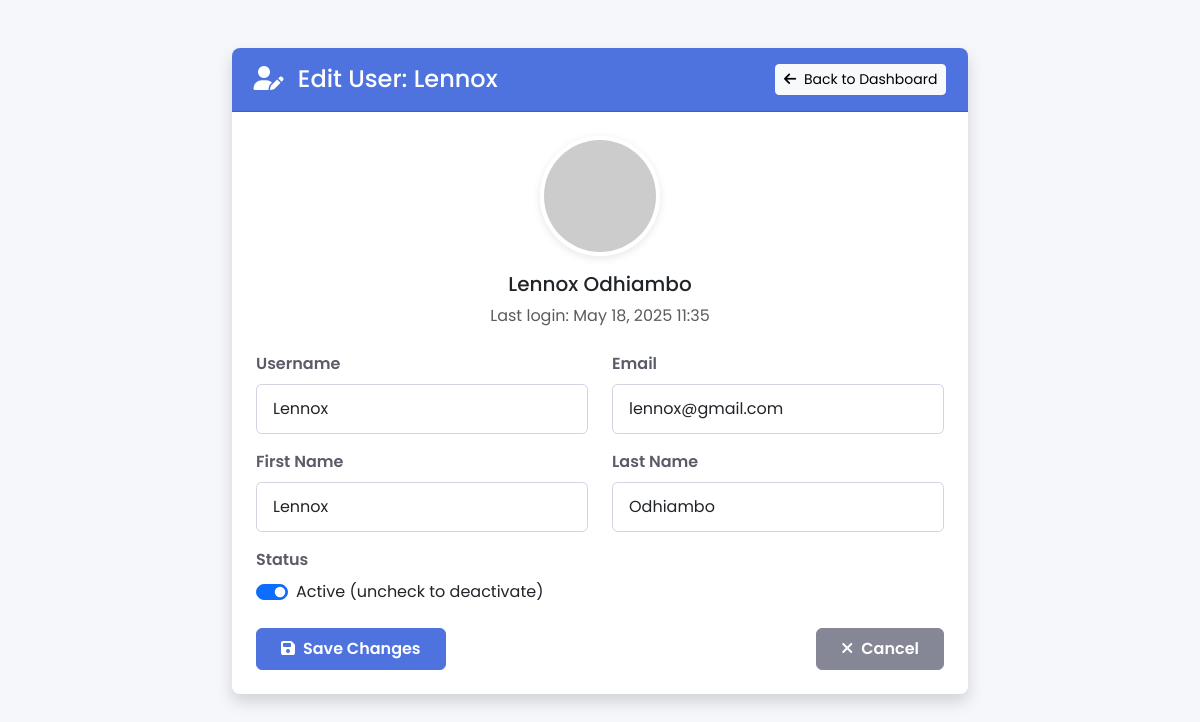
/edit-user/4/ (signed in), run on an earlier commit of the app's database.
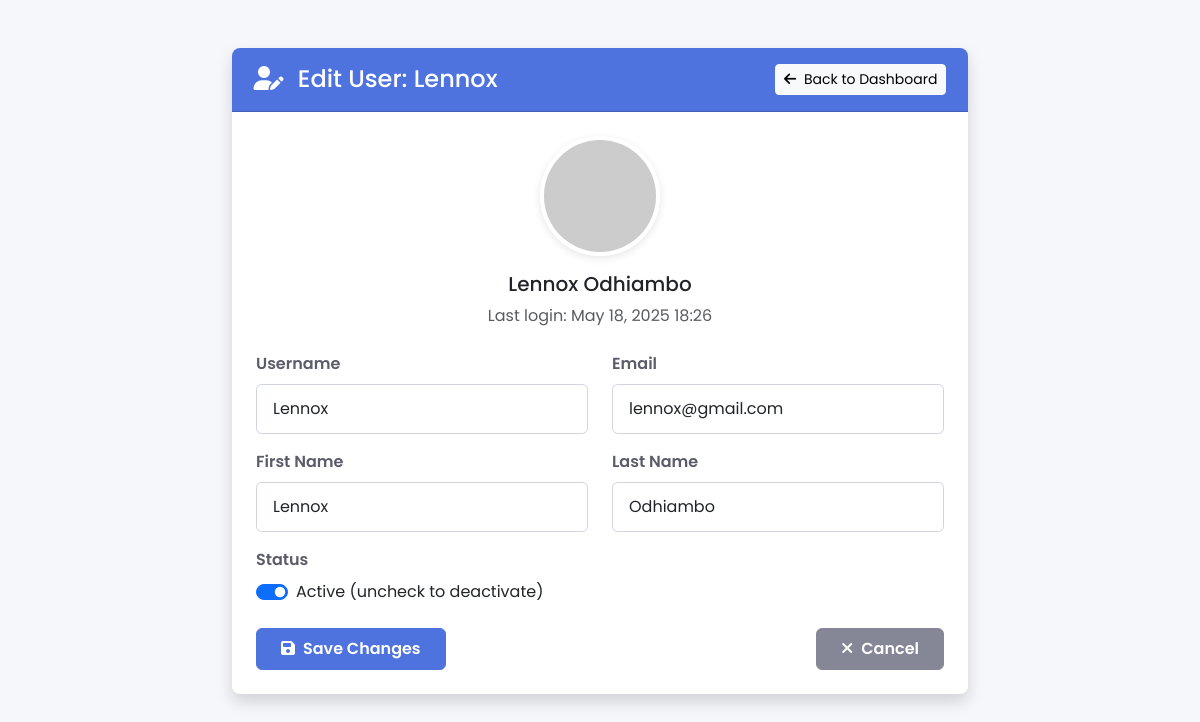
And on a later commit of the database.
### predictor/models.py (models this page shows, shortened)
class CustomUser(AbstractUser):
    role = models.CharField(
        max_length=10,
        choices=RoleChoices.choices,
        default=RoleChoices.PATIENT
    )

### predictor/views.py (the view)
# urls.py: path('edit-user/<int:user_id>/', edit_user, name='edit-user'),
@user_passes_test(is_staff_or_superuser, login_url='/admin/login/')
def edit_user(request, user_id):
    user = get_object_or_404(User, id=user_id)
    if request.method == 'POST':
        form = UserChangeForm(request.POST, instance=user)
        if form.is_valid():
            form.save()
            return redirect('predictor:admin-dashboard')
    else:
        form = UserChangeForm(instance=user)
    return render(request, 'edit_user.html', {'form': form, 'user': user})

### predictor/views.py (called while the page is built)
def is_staff_or_superuser(user):
    return user.is_staff or user.is_superuser

### predictor/templates/edit_user.html (shortened to what this page needs)
<!DOCTYPE html>
<html lang="en">
<head>
    <link href="https://cdn.jsdelivr.net/npm/bootstrap@5.3.0/dist/css/bootstrap.min.css" rel="stylesheet">
    <link rel="stylesheet" href="https://cdnjs.cloudflare.com/ajax/libs/font-awesome/6.4.0/css/all.min.css">
</head>
<body>
    <div class="container py-5">
        <div class="row justify-content-center">
            <div class="col-lg-8">
                <div class="card shadow">
                    <div class="card-header">
                        <div class="d-flex justify-content-between align-items-center">
                            <h4 class="m-0">
                                <i class="fas fa-user-edit me-2"></i>
                                Edit User: {{ user.username }}
                            </h4>
                            <a href="{% url 'predictor:admin-dashboard' %}" class="btn btn-sm btn-light">
                                <i class="fas fa-arrow-left me-1"></i> Back to Dashboard
                            </a>
                        </div>
                    </div>
                    <div class="card-body p-4">
                        <div class="text-center mb-4">
                            <img src="https://ui-avatars.com/api/?name={{ user.username }}&background=4e73df&color=fff&size=120"
                                 alt="User Avatar" class="user-avatar mb-3">
                            <h5>{{ user.get_full_name|default:user.username }}</h5>
                            <p class="text-muted mb-0">Last login: {{ user.last_login|date:"M d, Y H:i"|default:"Never" }}</p>
                        </div>
                        <form method="post" novalidate>
                            <div class="row mb-3">
                                <div class="col-md-6">
                                    <label for="id_username" class="form-label">Username</label>
                                    {{ form.username }}
                                </div>
                                <div class="col-md-6">
                                    <label for="id_email" class="form-label">Email</label>
                                    {{ form.email }}
                                </div>
                            </div>
                            <div class="row mb-3">
                                <div class="col-md-6">
                                    <label for="id_first_name" class="form-label">First Name</label>
                                    {{ form.first_name }}
                                </div>
                                <div class="col-md-6">
                                    <label for="id_last_name" class="form-label">Last Name</label>
                                    {{ form.last_name }}
                                </div>
                            </div>
                            <div class="mb-3">
                                <label for="id_is_active" class="form-label">Status</label>
                                <div class="form-check form-switch">
                                    {{ form.is_active }}
                                    <label class="form-check-label" for="id_is_active">
                                        {% if user.is_active %}
                                            Active (uncheck to deactivate)
                                        {% else %}
                                            Inactive (check to activate)
                                        {% endif %}
                                    </label>
                                </div>
                            </div>
                            <div class="d-flex justify-content-between mt-4">
                                <button type="submit" class="btn btn-primary">
                                    <i class="fas fa-save me-2"></i>Save Changes
                                </button>
                                <a href="{% url 'predictor:admin-dashboard' %}" class="btn btn-secondary">
                                    <i class="fas fa-times me-2"></i>Cancel
                                </a>
                            </div>
                        </form>
                    </div>
                </div>
            </div>
        </div>
    </div>
</body>
</html>

### predictor/templates/edit_user.html (style rules this page uses)
:root { --primary: #4e73df; --success: #1cc88a; --danger: #e74a3b; --warning: #f6c23e; --info: #36b9cc; --secondary: #858796; --light: #f8f9fc; --dark: #5a5c69; }
body { font-family: 'Poppins', sans-serif; background-color: #f5f7fb; }
.card { border: none; border-radius: 0.5rem; box-shadow: 0 0.15rem 1.75rem 0 rgba(58, 59, 69, 0.1); }
.card-header { background-color: var(--primary); color: white; border-radius: 0.5rem 0.5rem 0 0 !important; padding: 1rem 1.35rem; }
.form-label { font-weight: 600; color: var(--dark); margin-bottom: 0.5rem; }
.form-control, .form-select { border: 1px solid #d1d3e2; border-radius: 0.35rem; padding: 0.75rem 1rem; transition: border-color 0.15s ease-in-out, box-shadow 0.15s ease-in-out; }
.btn-primary { background-color: var(--primary); border-color: var(--primary); padding: 0.5rem 1.5rem; font-weight: 600; }
.btn-secondary { background-color: var(--secondary); border-color: var(--secondary); padding: 0.5rem 1.5rem; font-weight: 600; }
.user-avatar { width: 120px; height: 120px; border-radius: 50%; object-fit: cover; border: 4px solid white; box-shadow: 0 0.15rem 0.5rem rgba(0, 0, 0, 0.1); }

What changed in the data, as far as the page shows it:
changed CustomUser "Lennox": last_login "May 18, 2025 11:35" → "May 18, 2025 18:26"
